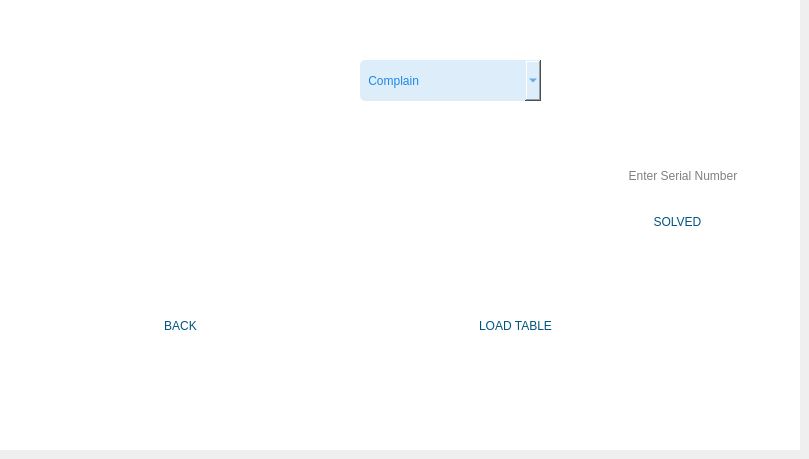
      <widget class="QWidget" name="see_complain">
       <widget class="QTableView" name="tableView_cmp">
        <property name="geometry">
         <rect>
          <x>130</x>
          <y>110</y>
          <width>441</width>
          <height>181</height>
         </rect>
        </property>
        <property name="styleSheet">
         <string notr="true">background-color: rgb(255, 255, 255);
border-radius: 6px;</string>
        </property>
       </widget>
       <widget class="QPushButton" name="pushButton_48">
        <property name="geometry">
         <rect>
          <x>140</x>
          <y>310</y>
          <width>81</width>
          <height>31</height>
         </rect>
        </property>
        <property name="styleSheet">
         <string notr="true">color: rgb(0, 85, 127);
background-color: rgb(255, 255, 255);
font: 700 10pt &quot;Segoe UI&quot;;
border-radius: 6px;</string>
        </property>
        <property name="text">
         <string>BACK</string>
        </property>
        <property name="icon">
         <iconset resource="IMAGE.qrc">
          <normaloff>:/pic/images/back.png</normaloff>:/pic/images/back.png</iconset>
        </property>
       </widget>
       <widget class="QPushButton" name="pushButton_49">
        <property name="geometry">
         <rect>
          <x>460</x>
          <y>310</y>
          <width>111</width>
          <height>31</height>
         </rect>
        </property>
        <property name="styleSheet">
         <string notr="true">color: rgb(0, 85, 127);
background-color: rgb(255, 255, 255);
font: 700 10pt &quot;Segoe UI&quot;;
border-radius: 6px;</string>
        </property>
        <property name="text">
         <string>LOAD TABLE</string>
        </property>
        <property name="icon">
         <iconset resource="IMAGE.qrc">
          <normaloff>:/pic/images/loading.png</normaloff>:/pic/images/loading.png</iconset>
        </property>
       </widget>
       <widget class="QLabel" name="label_37">
        <property name="geometry">
         <rect>
          <x>0</x>
          <y>0</y>
          <width>800</width>
          <height>450</height>
         </rect>
        </property>
        <property name="styleSheet">
         <string notr="true">font: 14pt &quot;Segoe UI&quot;;
text-decoration: underline;

background-color: rgb(255, 255, 255);</string>
        </property>
        <property name="text">
         <string/>
        </property>
        <property name="pixmap">
         <pixmap resource="IMAGE.qrc">:/pic/images/com see.png</pixmap>
        </property>
        <property name="scaledContents">
         <bool>true</bool>
        </property>
       </widget>
       <widget class="QComboBox" name="view_c_drop">
        <property name="geometry">
         <rect>
          <x>360</x>
          <y>60</y>
          <width>181</width>
          <height>41</height>
         </rect>
        </property>
        <property name="styleSheet">
         <string notr="true">text-align: center;
background-color: rgb(222, 237, 250);
border-color: rgb(255, 255, 255);
selection-color: rgb(0, 0, 0);
selection-background-color: rgb(255, 255, 255);
font: 600 18pt &quot;Lucida Calligraphy&quot;;
selection-color: rgb(0, 85, 127);
gridline-color: rgb(0, 85, 127);
border-radius: 5px;
color: rgb(30, 136, 229);</string>
        </property>
        <item>
         <property name="text">
          <string> Complain</string>
         </property>
        </item>
        <item>
         <property name="text">
          <string> Suggestion</string>
         </property>
        </item>
       </widget>
       <widget class="QLineEdit" name="sl_solve">
        <property name="geometry">
         <rect>
          <x>610</x>
          <y>160</y>
          <width>141</width>
          <height>31</height>
         </rect>
        </property>
        <property name="styleSheet">
         <string notr="true">background-color: rgb(255, 255, 255);
border-radius: 5px;</string>
        </property>
        <property name="placeholderText">
         <string>     Enter Serial Number</string>
        </property>
       </widget>
       <widget class="QPushButton" name="pushButton_136">
        <property name="geometry">
         <rect>
          <x>640</x>
          <y>210</y>
          <width>75</width>
          <height>24</height>
         </rect>
        </property>
        <property name="styleSheet">
         <string notr="true">color: rgb(0, 85, 127);
background-color: rgb(255, 255, 255);
font: 700 10pt &quot;Segoe UI&quot;;
border-radius: 6px;</string>
        </property>
        <property name="text">
         <string>SOLVED</string>
        </property>
       </widget>
       <zorder>label_37</zorder>
       <zorder>tableView_cmp</zorder>
       <zorder>pushButton_48</zorder>
       <zorder>pushButton_49</zorder>
       <zorder>view_c_drop</zorder>
       <zorder>sl_solve</zorder>
       <zorder>pushButton_136</zorder>
      </widget>
